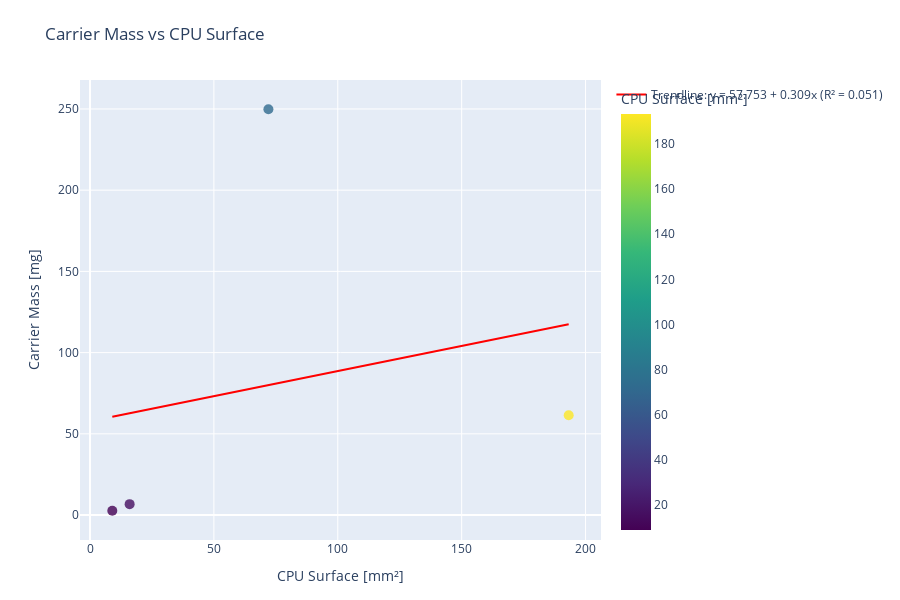

The code cell stored with this chart in its notebook:
### Code cell
fig, formula = plot_material_vs_surface(dfs_clean, material = "carrier", socket_type="LGA")
fig.show()
display(formula)

### Figure 1 — Plotly figure (JSON) as saved in the notebook; plotly's stock layout.template omitted (floating-point values rounded to 4 significant figures)
{"data": [{"hovertemplate": "<b>%{hovertext}</b><br><br>CPU Surface [mm²]=%{marker.color}<br>Carrier Mass [mg]=%{y}<extra></extra>", "hovertext": ["A2XZ*AU23CDF ", "D53N*MT78ADA ", "MA006046957*PASCO2V15", "SAVT*WRAVAA4"], "legendgroup": "", "marker": {"color": [72.0, 9.0, 193.2, 16.0], "coloraxis": "coloraxis", "opacity": 0.8, "size": 10, "symbol": "circle"}, "mode": "markers", "name": "", "orientation": "v", "showlegend": false, "type": "scatter", "x": [72.0, 9.0, 193.2, 16.0], "xaxis": "x", "y": [249.8, 2.648, 61.47, 6.714], "yaxis": "y"}, {"line": {"color": "red", "width": 2}, "marker": {"opacity": 0.8, "size": 10}, "mode": "lines", "name": "Trendline: y = 57.753 + 0.309x (R² = 0.051)", "type": "scatter", "x": [72.0, 9.0, 193.2, 16.0], "y": [79.99, 60.53, 117.4, 62.69]}], "layout": {"coloraxis": {"colorbar": {"title": {"text": "CPU Surface [mm²]"}}, "colorscale": [[0, "#440154"], [0.1111, "#482878"], [0.2222, "#3e4989"], [0.3333, "#31688e"], [0.4444, "#26828e"], [0.5556, "#1f9e89"], [0.6667, "#35b779"], [0.7778, "#6ece58"], [0.8889, "#b5de2b"], [1, "#fde725"]]}, "height": 600, "legend": {"tracegroupgap": 0}, "margin": {"b": 60, "l": 80, "r": 60, "t": 80}, "title": {"text": "Carrier Mass vs CPU Surface"}, "xaxis": {"anchor": "y", "domain": [0, 1], "title": {"text": "CPU Surface [mm²]"}}, "yaxis": {"anchor": "x", "domain": [0, 1], "title": {"text": "Carrier Mass [mg]"}}}}
